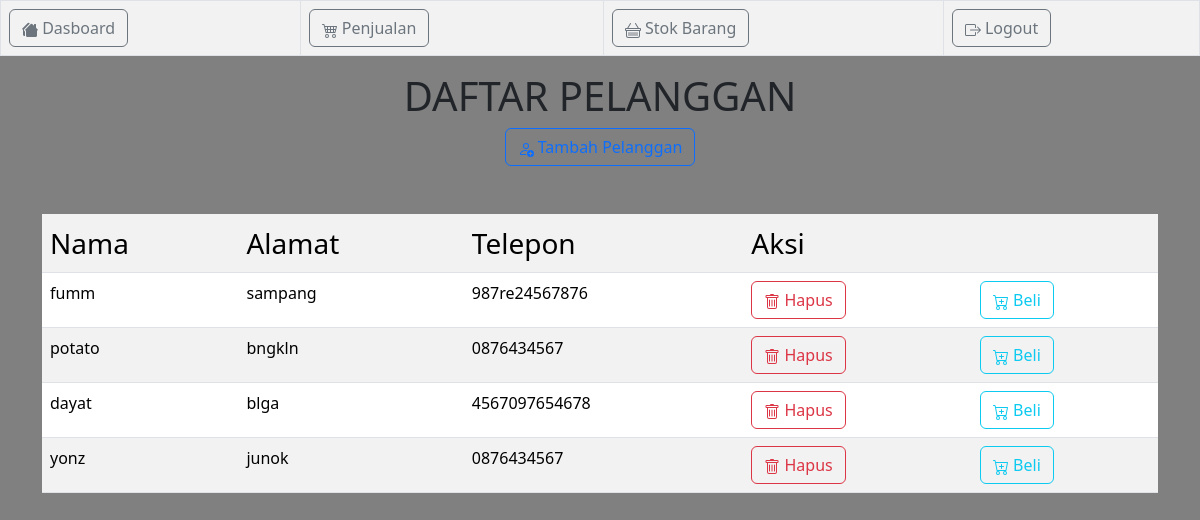
/petugas/v_penjualan.php (signed in), run on the app's committed database.
### tables this page shows
CREATE TABLE `tb_pelanggan` (
  `id_pelanggan` int(11) NOT NULL,
  `nama_pelanggan` varchar(50) NOT NULL,
  `alamat_pelanggan` text NOT NULL,
  `telepon_pelanggan` varchar(20) NOT NULL
);

### petugas/v_penjualan.php (the view, shortened to what this page needs)
<!DOCTYPE html>
<html lang="en">
<head>
  <link rel="stylesheet" href="	https://cdn.jsdelivr.net/npm/bootstrap@5.3.2/dist/css/bootstrap.min.css">
</head>
<body style="background-color: gray;">
  <?php include "navbar.php" ?>
  <div class="container">
  <center><h1>DAFTAR PELANGGAN</h1>
  <a href="v_tambah_pelanggan.php" class="btn btn-outline-primary"> Tambah Pelanggan </a></center>
  <br>
  <br>
  <table  class="table table-striped table-hover">
    <tr>
      <td class="fs-3">Nama</td>
      <td class="fs-3">Alamat</td>
      <td class="fs-3">Telepon</td>
      <td colspan="2" class="fs-3">Aksi</td>
    </tr>
    <?php
    include "../config.php";
    $sql = mysqli_query($koneksi, 'SELECT * FROM tb_pelanggan ORDER BY id_pelanggan DESC');
    foreach ($sql as $pelanggan) {
    ?>
      <tr>
        <td><?= $pelanggan['nama_pelanggan'] ?></td>
        <td><?= $pelanggan['alamat_pelanggan'] ?></td>
        <td><?= $pelanggan['telepon_pelanggan'] ?></td>
        <td><a href="m_hapus_pelanggan.php?id_pelanggan=<?= $pelanggan['id_pelanggan'] ?>" class="btn btn-outline-danger"> Hapus</a></td>
        <td><a href="v_detail_penjualan.php?id_pelanggan=<?= $pelanggan['id_pelanggan'] ?>"class="btn btn-outline-info"> Beli</a></td>
      </tr>
    <?php } ?>
  </table>
</div>
</body>
</html>

### data on the page
tb_pelanggan: nama_pelanggan "fumm", alamat_pelanggan "sampang", telepon_pelanggan "987re24567876"
tb_pelanggan: nama_pelanggan "potato", alamat_pelanggan "bngkln", telepon_pelanggan "0876434567"
tb_pelanggan: nama_pelanggan "dayat", alamat_pelanggan "blga", telepon_pelanggan "4567097654678"
tb_pelanggan: nama_pelanggan "yonz", alamat_pelanggan "junok", telepon_pelanggan "0876434567"
